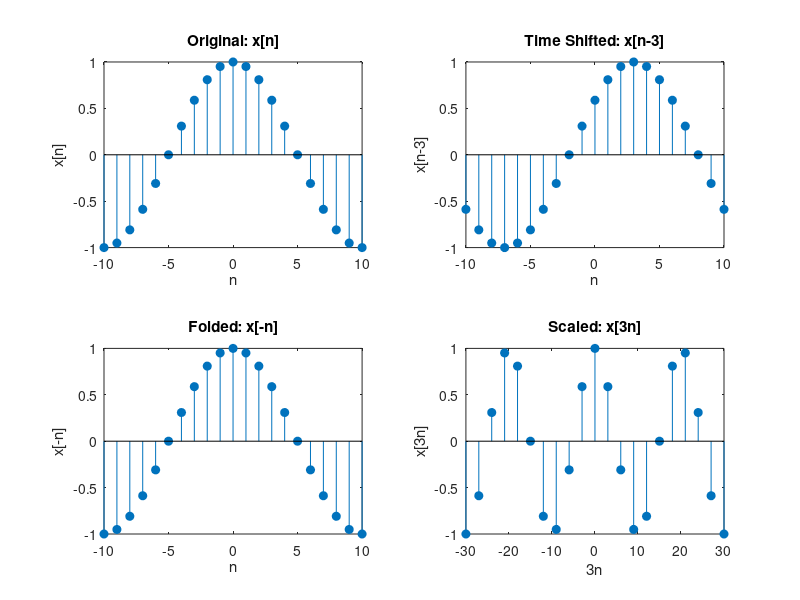

Here is the MATLAB script that generated this plot:
% Parameters
n = -10:10;       % Discrete time index
A = 1;            % Amplitude
f = 0.05;         % Frequency (cycles/sample)
phi = 0;          % Phase

% Original cosinusoidal signal
x = A * cos(2*pi*f*n + phi);

% Time shifting: x(n-3)
x_shift = A * cos(2*pi*f*(n-3) + phi);

% Folding: x(-n)
x_fold = A * cos(2*pi*f*(-n) + phi);

% Scaling: x(3n)
x_scale = A * cos(2*pi*f*(3*n) + phi);

% Plotting
figure;
subplot(2,2,1);
stem(n, x, 'filled');
title('Original: x[n]');
xlabel('n'); ylabel('x[n]');

subplot(2,2,2);
stem(n, x_shift, 'filled');
title('Time Shifted: x[n-3]');
xlabel('n'); ylabel('x[n-3]');

subplot(2,2,3);
stem(n, x_fold, 'filled');
title('Folded: x[-n]');
xlabel('n'); ylabel('x[-n]');

subplot(2,2,4);
stem(3*n, x_scale, 'filled');
title('Scaled: x[3n]');
xlabel('3n'); ylabel('x[3n]');
